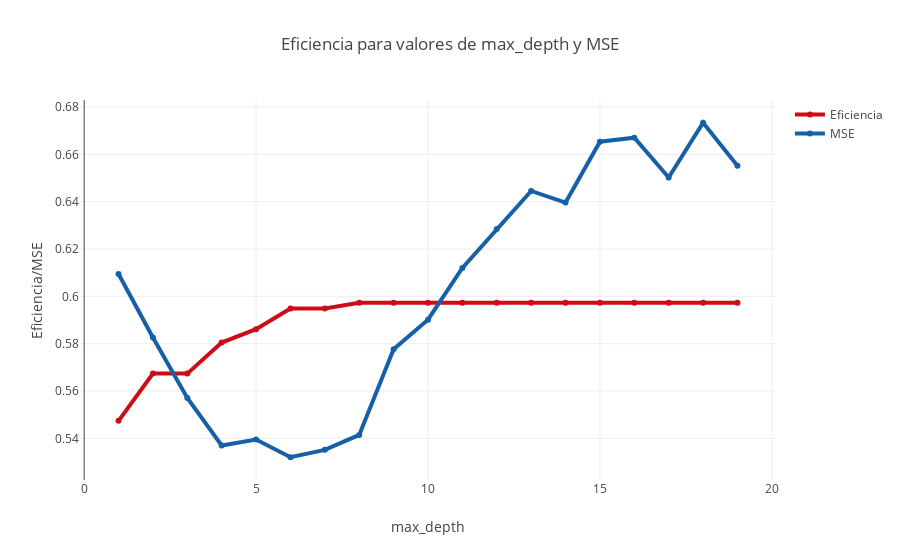

Notebook source saved alongside this figure:
### Code cell
trace0 = go.Scatter(
        x=list(range(1,20)),
        y=eficiencia,
        name = 'Eficiencia',
        line = dict(
        color = ('rgb(205, 12, 24)'),
        width = 4)
)
trace1 = go.Scatter(
    x=list(range(1,20)),
    y=meanMSE,
    name = 'MSE',
    line = dict(
        color = ('rgb(22, 96, 167)'),
        width = 4,)
)

dataG = [trace0, trace1]

layout = dict(title = 'Eficiencia para valores de max_depth y MSE',
              xaxis = dict(title = 'max_depth'),
              yaxis = dict(title = 'Eficiencia/MSE'),
              )
fig = dict(data=dataG, layout=layout)
iplot(fig)

### Figure 1 — Plotly figure (JSON) as saved in the notebook; plotly's stock layout.template omitted (floating-point values rounded to 4 significant figures)
{"data": [{"line": {"color": "rgb(205, 12, 24)", "width": 4}, "name": "Eficiencia", "type": "scatter", "x": [1, 2, 3, 4, 5, 6, 7, 8, 9, 10, 11, 12, 13, 14, 15, 16, 17, 18, 19], "y": [0.5474, 0.5674, 0.5674, 0.5805, 0.5861, 0.5949, 0.5949, 0.5973, 0.5973, 0.5973, 0.5973, 0.5973, 0.5973, 0.5973, 0.5973, 0.5973, 0.5973, 0.5973, 0.5973]}, {"line": {"color": "rgb(22, 96, 167)", "width": 4}, "name": "MSE", "type": "scatter", "x": [1, 2, 3, 4, 5, 6, 7, 8, 9, 10, 11, 12, 13, 14, 15, 16, 17, 18, 19], "y": [0.6095, 0.5826, 0.5571, 0.537, 0.5395, 0.532, 0.5351, 0.5415, 0.5777, 0.5901, 0.612, 0.6284, 0.6445, 0.6396, 0.6653, 0.667, 0.6502, 0.6733, 0.6552]}], "layout": {"title": "Eficiencia para valores de max_depth y MSE", "xaxis": {"title": "max_depth"}, "yaxis": {"title": "Eficiencia/MSE"}}}
